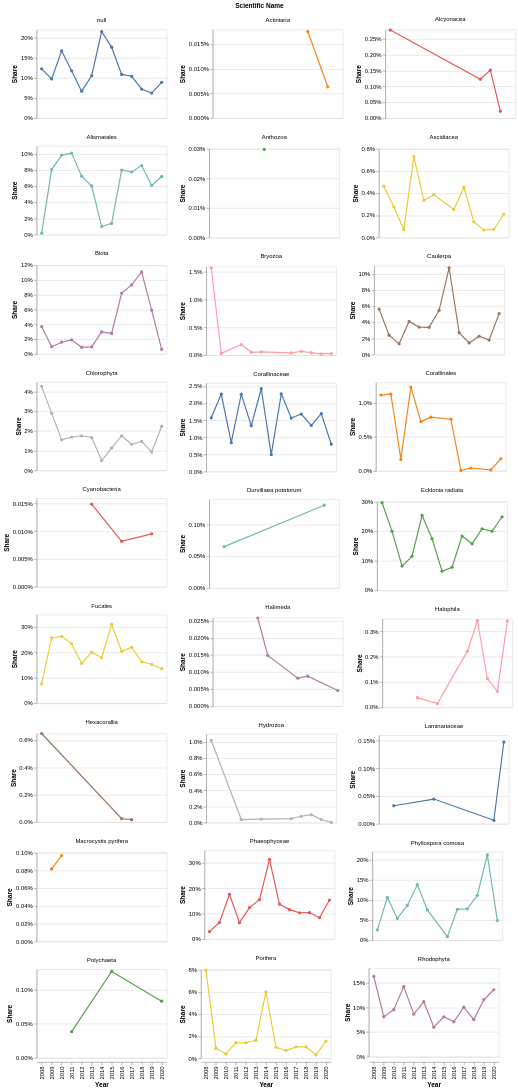

Notebook code cell kept with this figure:
### Markdown cell above
# Finding Trend Sites with H3
We may identify trend sites by finding a H3 cell associated with data over a time range.

For example, cell `84be639ffffffff` (situated over Port Phillip Bay) has over 5000 records.

We may aggregate the `individualCount` per `scientificName` and normalize by yearly total observations to generate a time series analysis.

### Code cell
import altair as alt

# Filter to Port Phillip Bay
_84be639ffffffff_df = (
    df
    .filter(
        polars.col("h3Index").eq("84be639ffffffff"),
    )
)

# Generate yearly aggregates
scientific_name_aggregated_84be639ffffffff_df = (
    _84be639ffffffff_df.group_by("scientificName", polars.col("eventDate").dt.year().alias("year"))
    .agg(
        polars.col("individualCount").sum().alias("species_count")
    )
    .with_columns(
        (polars.col("species_count") / polars.col("species_count").sum().over("year")).alias("year_proportion")
    )
    .sort("year_proportion", descending=True)
    .sort("year")
)

# Plot the year proportion of each `scientificName`
faceted_chart = (
    alt.Chart(scientific_name_aggregated_84be639ffffffff_df)
    .mark_line(point=True)
    .encode(
        x=alt.X("year:O", title="Year"),
        y=alt.Y("year_proportion:Q", title="Share", axis=alt.Axis(format="%")),
        color=alt.Color("scientificName:N", legend=None),
        tooltip=[
            alt.Tooltip("year:O", title="Year"),
            alt.Tooltip("species_count:Q", title="Count"),
            alt.Tooltip("year_proportion:Q", title="Share", format=".2%"),
        ],
    )
    .properties(width=220, height=150)
    .facet(
        facet=alt.Facet("scientificName:N", title="Scientific Name"),
        columns=3
    )
    .resolve_scale(y="independent")  # Change to 'shared' if you want a uniform Y-axis scale
)

faceted_chart.show()

### Figure 1 — Vega-Lite specification as saved in the notebook (floating-point values rounded to 4 significant figures; data arrays with more than 128 entries replaced by an {"elided": "..."} marker saying what was removed)
{"config": {"view": {"continuousWidth": 300, "continuousHeight": 300}}, "data": {"name": "data-29ef1335d1adde8e73b70023deddc275"}, "facet": {"field": "scientificName", "title": "Scientific Name", "type": "nominal"}, "spec": {"mark": {"type": "line", "point": true}, "encoding": {"color": {"field": "scientificName", "legend": null, "type": "nominal"}, "tooltip": [{"field": "year", "title": "Year", "type": "ordinal"}, {"field": "species_count", "title": "Count", "type": "quantitative"}, {"field": "year_proportion", "format": ".2%", "title": "Share", "type": "quantitative"}], "x": {"field": "year", "title": "Year", "type": "ordinal"}, "y": {"axis": {"format": "%"}, "field": "year_proportion", "title": "Share", "type": "quantitative"}}, "height": 150, "width": 220}, "columns": 3, "resolve": {"scale": {"y": "independent"}}, "$schema": "https://vega.github.io/schema/vega-lite/v6.1.0.json", "datasets": {"data-29ef1335d1adde8e73b70023deddc275": {"elided": "232 records"}}}
